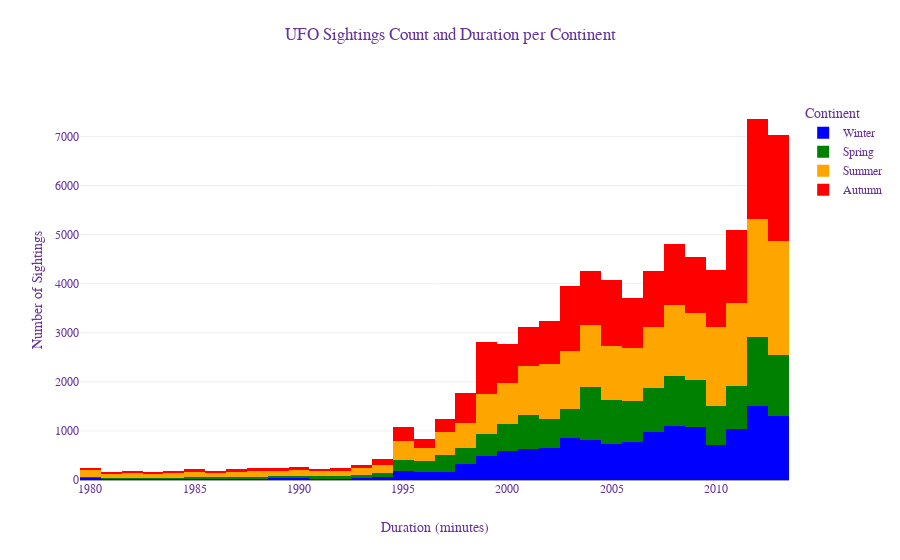

The notebook cell this image was saved under:
### Markdown cell above
### 3.3 Validity of Encounters

Validity may be tested by comparing the relationship of the duration of an encounter with the encounter-report age lag (the difference between the encounter date and the date it was reported). In short, this answers whether the details of the story might change over time. Where there is a large encounter-report date gap, perhaps the duration is being reported longer than those with a smaller gap.

#### 3.3.1 Histogram of UFO Sightings Duration

### Code cell
# Create slice where encounter date is from the 1990's onwards (not many before that), disclude 2014 as it is incomplete
df_90s_onwards = df[(df['encounter_year'] >= 1980) & (df['encounter_year'] < 2014)]

# Create histogram of ufo sightings duration per continent
fig = px.histogram(df_90s_onwards, 
                   x='encounter_year', 
                   color='season', 
                   title='UFO Sightings Duration per Continent', 
                   labels={'duration_secs':'Duration (minutes)', 'continent':'Continent'},
                   color_discrete_map=season_colors,
                   category_orders={'season':season_ordered})

# Update layout
fig.update_layout(
    title={
        'text': "UFO Sightings Count and Duration per Continent",
        'y':0.95,
        'x':0.5,
        'xanchor': 'center',
        'yanchor': 'top'},
    xaxis_title="Duration (minutes)",
    yaxis_title="Number of Sightings",
    legend_title="Continent",
    font=dict(
        family="Courier New, monospace",
        size=12,
        color="RebeccaPurple"
    )
)

# Show figure
fig.show()

### Figure 1 — Plotly figure (JSON) as saved in the notebook; plotly's stock layout.template omitted (floating-point values rounded to 4 significant figures; data arrays with more than 128 entries replaced by an {"elided": "..."} marker saying what was removed)
{"data": [{"alignmentgroup": "True", "bingroup": "x", "hovertemplate": "season=Winter<br>encounter_year=%{x}<br>count=%{y}<extra></extra>", "legendgroup": "Winter", "marker": {"color": "blue", "pattern": {"shape": ""}}, "name": "Winter", "offsetgroup": "Winter", "orientation": "v", "showlegend": true, "type": "histogram", "x": {"elided": "14511 int values"}, "xaxis": "x", "yaxis": "y"}, {"alignmentgroup": "True", "bingroup": "x", "hovertemplate": "season=Spring<br>encounter_year=%{x}<br>count=%{y}<extra></extra>", "legendgroup": "Spring", "marker": {"color": "green", "pattern": {"shape": ""}}, "name": "Spring", "offsetgroup": "Spring", "orientation": "v", "showlegend": true, "type": "histogram", "x": {"elided": "14583 int values"}, "xaxis": "x", "yaxis": "y"}, {"alignmentgroup": "True", "bingroup": "x", "hovertemplate": "season=Summer<br>encounter_year=%{x}<br>count=%{y}<extra></extra>", "legendgroup": "Summer", "marker": {"color": "orange", "pattern": {"shape": ""}}, "name": "Summer", "offsetgroup": "Summer", "orientation": "v", "showlegend": true, "type": "histogram", "x": {"elided": "23812 int values"}, "xaxis": "x", "yaxis": "y"}, {"alignmentgroup": "True", "bingroup": "x", "hovertemplate": "season=Autumn<br>encounter_year=%{x}<br>count=%{y}<extra></extra>", "legendgroup": "Autumn", "marker": {"color": "red", "pattern": {"shape": ""}}, "name": "Autumn", "offsetgroup": "Autumn", "orientation": "v", "showlegend": true, "type": "histogram", "x": {"elided": "20865 int values"}, "xaxis": "x", "yaxis": "y"}], "layout": {"barmode": "relative", "font": {"color": "RebeccaPurple", "family": "Courier New, monospace", "size": 12}, "legend": {"title": {"text": "Continent"}, "tracegroupgap": 0}, "title": {"text": "UFO Sightings Count and Duration per Continent", "x": 0.5, "xanchor": "center", "y": 0.95, "yanchor": "top"}, "xaxis": {"anchor": "y", "domain": [0, 1], "title": {"text": "Duration (minutes)"}}, "yaxis": {"anchor": "x", "domain": [0, 1], "title": {"text": "Number of Sightings"}}}}
